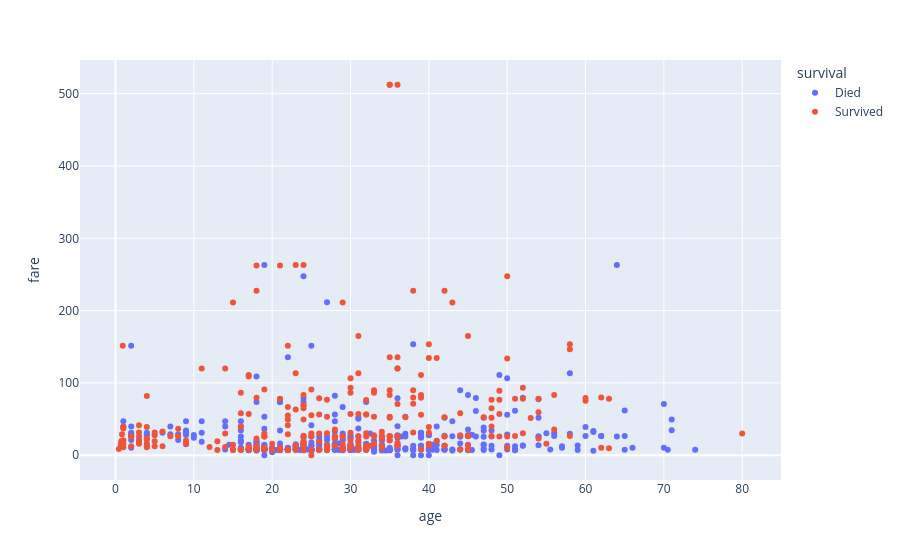

Notebook cell for this chart:
### Markdown cell above
### 7. Age, fare and class
A scatter of `age` (x) against `fare` (y):
- coloured by `survival`, one panel per `class` (in order), fare on a log axis
- the hover shows the passenger's **name** in bold, plus `sex` and `family_size`
- the panel titles say only *First*, *Second*, *Third*

### Code cell
# ✏️ Your code here
px.scatter(df, x = 'age', y = 'fare', color = 'survival')

### Figure 1 — Plotly figure (JSON) as saved in the notebook; plotly's stock layout.template omitted (floating-point values rounded to 4 significant figures; data arrays with more than 128 entries replaced by an {"elided": "..."} marker saying what was removed)
{"data": [{"hovertemplate": "survival=Died<br>age=%{x}<br>fare=%{y}<extra></extra>", "legendgroup": "Died", "marker": {"color": "#636efa", "symbol": "circle"}, "mode": "markers", "name": "Died", "orientation": "v", "showlegend": true, "type": "scatter", "x": {"elided": "549 float values"}, "xaxis": "x", "y": {"elided": "549 float values"}, "yaxis": "y"}, {"hovertemplate": "survival=Survived<br>age=%{x}<br>fare=%{y}<extra></extra>", "legendgroup": "Survived", "marker": {"color": "#EF553B", "symbol": "circle"}, "mode": "markers", "name": "Survived", "orientation": "v", "showlegend": true, "type": "scatter", "x": {"elided": "342 float values"}, "xaxis": "x", "y": {"elided": "342 float values"}, "yaxis": "y"}], "layout": {"legend": {"title": {"text": "survival"}, "tracegroupgap": 0}, "margin": {"t": 60}, "xaxis": {"anchor": "y", "domain": [0, 1], "title": {"text": "age"}}, "yaxis": {"anchor": "x", "domain": [0, 1], "title": {"text": "fare"}}}}
